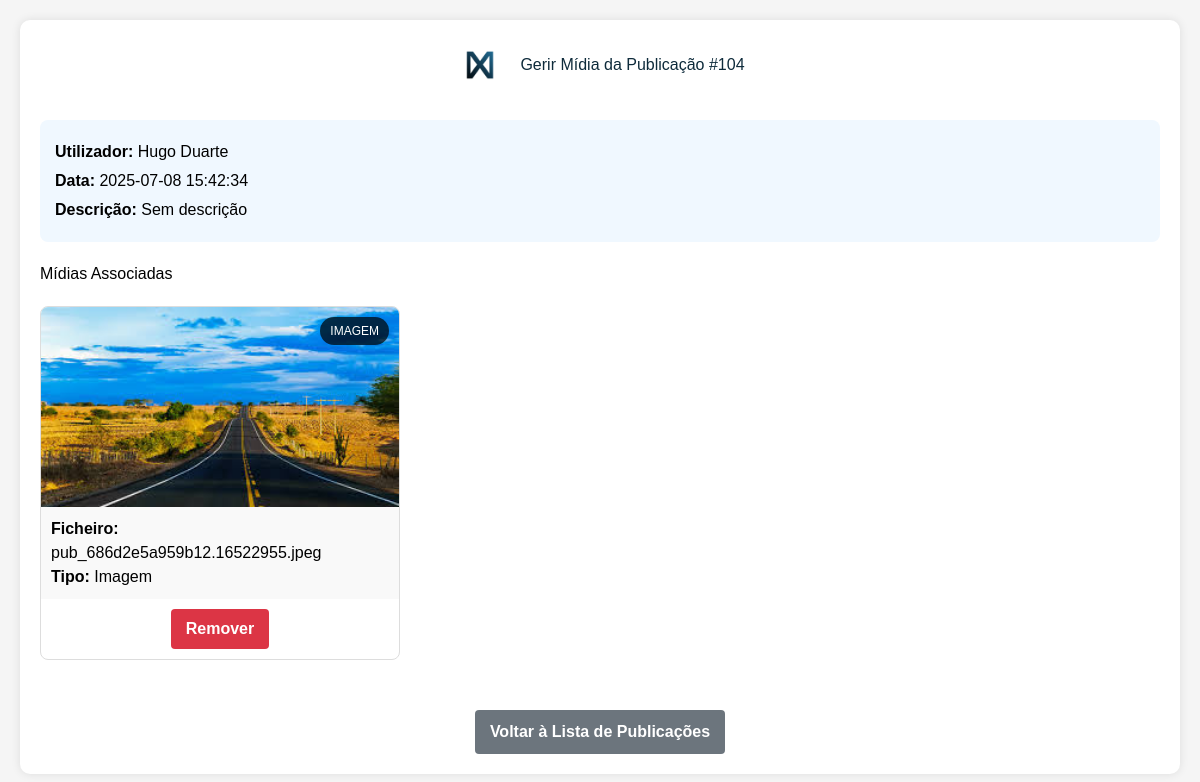
Screenshot of /admin/gerir_publicacao_media.php?id=104 (signed in) with the database file from the repository.
### tables this page shows
CREATE TABLE `publicacao` (
  `idpublicacao` int(11) NOT NULL,
  `idutilizador` int(10) NOT NULL,
  `descricao` varchar(500) DEFAULT NULL,
  `data` datetime NOT NULL
);

CREATE TABLE `utilizador` (
  `idutilizador` int(11) NOT NULL,
  `nome` varchar(200) NOT NULL,
  `email` varchar(200) NOT NULL,
  `user` varchar(20) NOT NULL,
  `telemovel` int(9) NOT NULL,
  `data_nascimento` date NOT NULL,
  `data_registo` date NOT NULL,
  `pass` varchar(41) NOT NULL,
  `pais` varchar(255) DEFAULT NULL,
  `ft_perfil` longblob DEFAULT NULL,
  `ft_capa` longblob DEFAULT NULL,
  `id_tipos_utilizador` int(11) NOT NULL
);

CREATE TABLE `publicacao_media` (
  `id` int(11) NOT NULL,
  `idpublicacao` int(11) NOT NULL,
  `media` varchar(255) NOT NULL,
  `tipo` enum('imagem','video') NOT NULL,
  `ordem` int(11) NOT NULL DEFAULT 1,
  `data_upload` timestamp NOT NULL DEFAULT current_timestamp()
);

### admin/gerir_publicacao_media.php (the view, shortened to what this page needs)
<?php
require "../ligabd.php";
$idpublicacao = (int) $_GET['id'];
$sql_publicacao = "SELECT p.*, u.nome
                   FROM publicacao p
                   JOIN utilizador u ON p.idutilizador = u.idutilizador
                   WHERE p.idpublicacao = ?";
$stmt = mysqli_prepare($con, $sql_publicacao);
mysqli_stmt_bind_param($stmt, "i", $idpublicacao);
mysqli_stmt_execute($stmt);
$result = mysqli_stmt_get_result($stmt);
$publicacao = mysqli_fetch_assoc($result);
$sql_media = "SELECT * FROM publicacao_media WHERE idpublicacao = ? ORDER BY tipo";
$stmt = mysqli_prepare($con, $sql_media);
mysqli_stmt_bind_param($stmt, "i", $idpublicacao);
mysqli_stmt_execute($stmt);
$medias = mysqli_stmt_get_result($stmt);
?>
<!DOCTYPE html>
<html lang="pt">
<head>
    <script src="https://cdn.jsdelivr.net/npm/@tailwindcss/browser@4"></script>
</head>
<body>
    <div class="container">
        <h1><img src="../imagens/logo.png" alt="Logo"> Gerir Mídia da Publicação #<?= $idpublicacao ?></h1>
        <div class="publicacao-info">
            <p><strong>Utilizador:</strong> <?= htmlspecialchars($publicacao['nome']) ?></p>
            <p><strong>Data:</strong> <?= $publicacao['data'] ?></p>
            <p><strong>Descrição:</strong>
                <?= !empty($publicacao['descricao']) ? htmlspecialchars($publicacao['descricao']) : 'Sem descrição' ?>
            </p>
        </div>
        <h2>Mídias Associadas</h2>
        <?php if (mysqli_num_rows($medias) > 0): ?>
            <div class="media-grid">
                <?php while ($media = mysqli_fetch_assoc($medias)): ?>
                    <div class="media-item">
                        <?php if ($media['tipo'] === 'imagem'): ?>
                            <img src="../main/publicacoes/<?= htmlspecialchars($media['media']) ?>" alt="Imagem da publicação">
                        <?php endif; ?>
                        <div class="media-type"><?= strtoupper($media['tipo']) ?></div>
                        <div class="media-info">
                            <p><strong>Ficheiro:</strong> <?= htmlspecialchars($media['media']) ?></p>
                            <p><strong>Tipo:</strong> <?= ucfirst($media['tipo']) ?></p>
                        </div>
                        <form method="post" class="media-actions">
                            <button type="submit" name="remover_media" class="btn btn-remover"
                                onclick="return confirm('Tem a certeza que deseja remover esta mídia?')">
                                Remover
                            </button>
                        </form>
                    </div>
                <?php endwhile; ?>
            </div>
        <?php else: ?>
            <div class="no-media">
                <p>Esta publicação não tem mídias associadas.</p>
            </div>
        <?php endif; ?>
        <div style="text-align: center; margin-top: 30px;">
            <a href="publicacoes.php" class="btn btn-voltar">Voltar à Lista de Publicações</a>
        </div>
    </div>
</body>
</html>

### admin/gerir_publicacao_media.php (style rules this page uses)
body { font-family: Arial, sans-serif; background-color: #f5f5f5; margin: 0; padding: 20px; }
.container { max-width: 1200px; margin: 0 auto; background-color: white; padding: 20px; border-radius: 10px; box-shadow: 0 0 10px rgba(0, 0, 0, 0.1); }
h1 { color: #0e2b3b; text-align: center; margin-bottom: 30px; display: flex; align-items: center; justify-content: center; }
h1 img { width: 50px; height: auto; margin-right: 15px; }
.publicacao-info { background-color: #f0f8ff; padding: 15px; border-radius: 8px; margin-bottom: 20px; }
.publicacao-info p { margin: 5px 0; }
.media-grid { display: grid; grid-template-columns: repeat(auto-fill, minmax(300px, 1fr)); gap: 20px; margin-top: 20px; }
.media-item { border: 1px solid #ddd; border-radius: 8px; overflow: hidden; position: relative; }
.media-item img { width: 100%; height: auto; display: block; }
.media-info { padding: 10px; background-color: #f9f9f9; }
.media-actions { display: flex; justify-content: center; padding: 10px; }
.btn { padding: 8px 15px; border: none; border-radius: 4px; cursor: pointer; font-weight: bold; margin: 0 5px; }
.btn-remover { background-color: #dc3545; color: white; }
.btn-voltar { background-color: #6c757d; color: white; text-decoration: none; display: inline-block; padding: 10px 15px; margin-top: 20px; }
.media-type { position: absolute; top: 10px; right: 10px; background-color: rgba(0, 0, 0, 0.7); color: white; padding: 5px 10px; border-radius: 20px; font-size: 12px; }

### rows the page displays
publicacao: idutilizador.nome "Hugo Duarte", data "2025-07-08 15:42:34"
publicacao_media: media (picture), tipo "IMAGEM", media "pub_686d2e5a959b12.16522955.jpeg", tipo "Imagem"

### other values shown
$idpublicacao "104"
